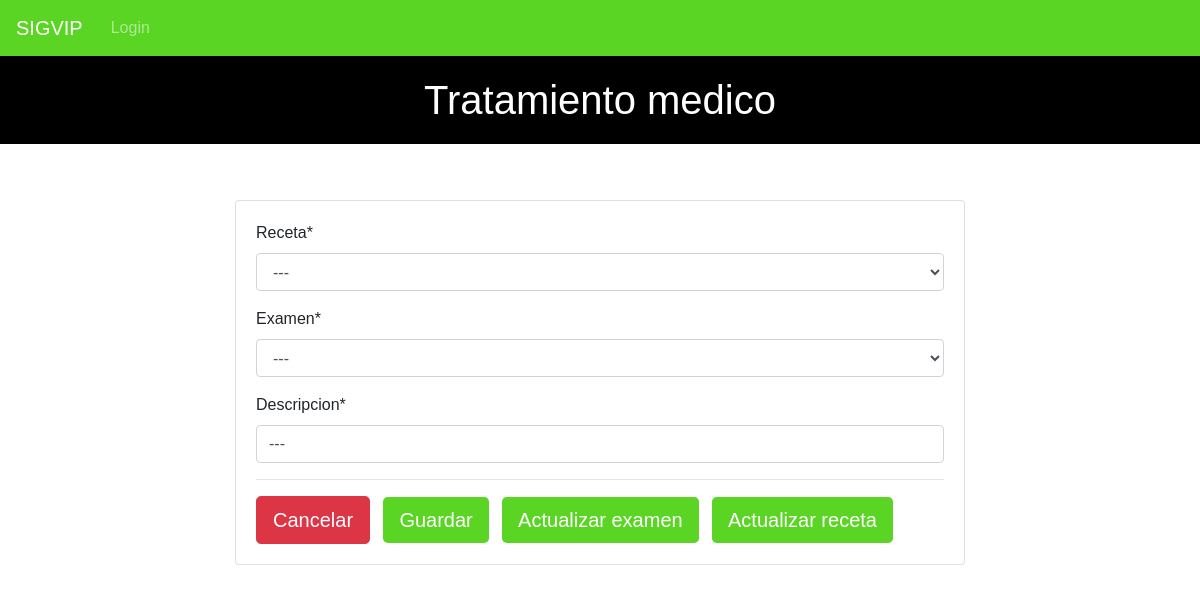
Screenshot of /ficha/1/detalle/1/update/1/ with the database file from the repository.
### api/models.py (models this page shows, shortened)
class Tratamiento(models.Model):
    receta = models.ForeignKey(Receta,default=None,on_delete=models.CASCADE)
    examen = models.ForeignKey(Examen,default=None,on_delete=models.CASCADE)
    descripcion = models.CharField(max_length=500)

### ficha/views.py (the view)
# urls.py: re_path(r'^(?P<fk>\d+)/detalle/(?P<codigo>\d+)/update/(?P<pk>\d+)/?$',views.TratamientoUpdate.as_view(success_url='pacientes/'),name='tratamiento_update'),
class TratamientoUpdate(UpdateView):
    model = Tratamiento
    template_name = './actualizar_tratamiento.html'
    fields = ['receta','examen','descripcion']

### api/models.py (called while the page is built)
    def __str__(self):
        return "{}".format(self.texamen)

    def __str__(self):
        return "{}".format(self.tipoexamen)

    def __str__(self):
        return "{}".format(self.medicamento)

### ficha/templates/actualizar_tratamiento.html (shortened to what this page needs)
{% extends "base.html" %}
{% block pagina %}
<h1>Tratamiento medico</h1>
{% endblock %}
{% block content %}
{% load crispy_forms_tags %}
<br>
<br>
<div class="row">
    <div class="col-12 col-md-8 offset-md-2">
        <div class="card">
            <form action="" method="POST" class="card-body">
                {{form | crispy}}
                <hr>
                    <a class="btn btn-danger btn-lg" href="javascript:history.back()" role="button">Cancelar</a>
                    <input type="submit" class="btn btn-lg btn-primary " value="Guardar" onclick="Actualizar()"></input>
                    <a class="btn btn-primary btn-lg" href="update-examen/{{object.examen_id}}/" role="button">Actualizar examen </a>
                    <a class="btn btn-primary btn-lg" href="update-receta/{{object.receta_id}}/" role="button">Actualizar receta </a>
                </div>
        </div>
    </div>
</div>
{% endblock %}

### static/css/cursos.css (style rules this page uses)
body { margin: 0; padding: 0; font-family: sans-serif; }
h1 { text-align: center; background-color: black; padding: 20px; color: white; }
.btn-primary { background-color: #5ad524; border: none; }
.card { position: relative; }

### rows the page displays
Tratamiento: receta "---", examen "---", descripcion "---"
